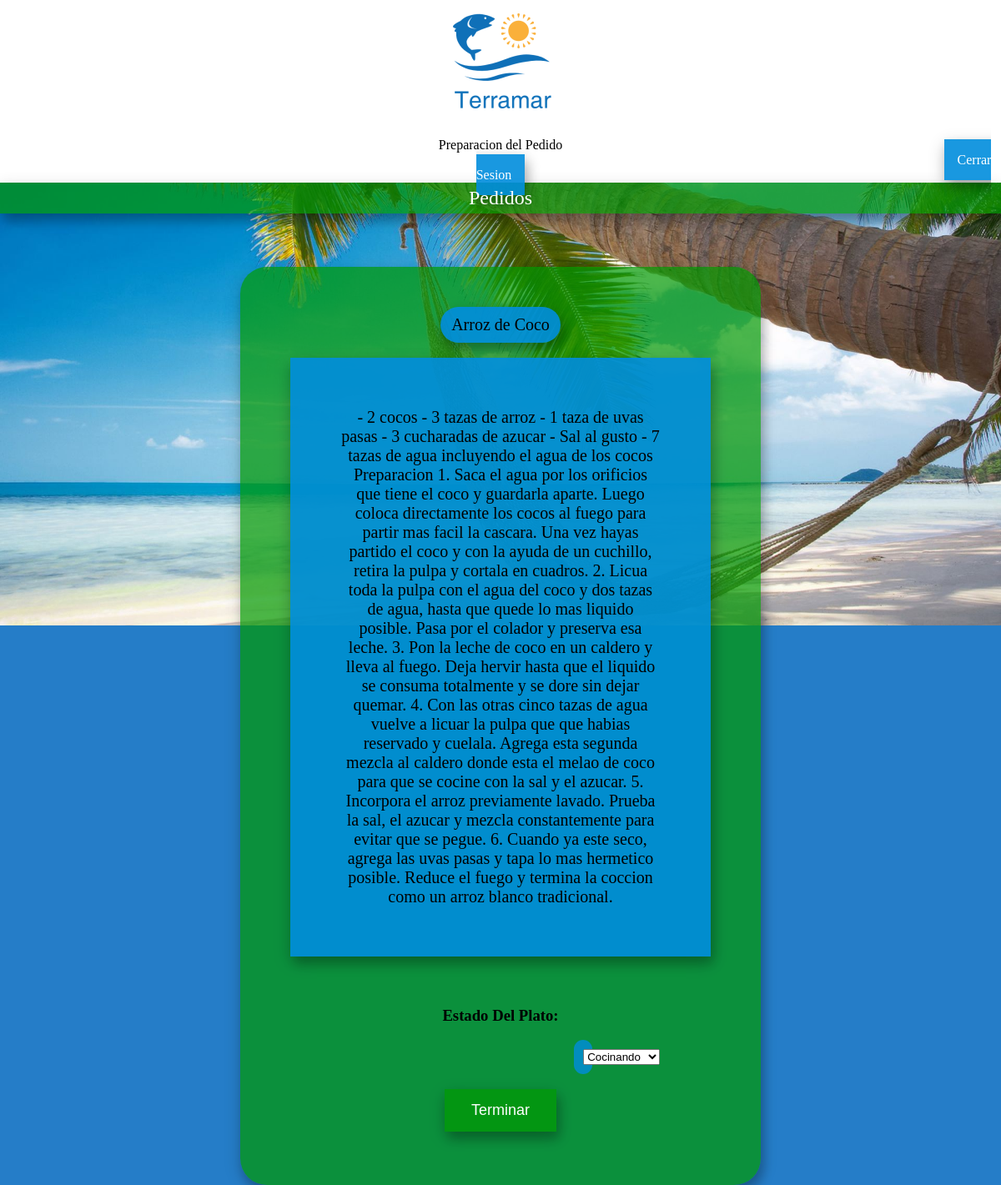
/e.preparacionplato.php?id=12 (signed in), run on the app's committed database.
### tables this page shows
CREATE TABLE `platos` (
  `id_plato` int(11) NOT NULL,
  `nom_plato` varchar(45) NOT NULL,
  `tiempo_preparacion` varchar(11) NOT NULL,
  `preparacion` longtext NOT NULL,
  `precio` int(11) NOT NULL,
  `ruta` text NOT NULL,
  `descripcion` longtext NOT NULL
);

### e.preparacionplato.php (the view, shortened to what this page needs)
<?php
include 'conexion.php';
if ($_SESSION["tipo"] == 2
) {
    ?>
<!DOCTYPE html>
<html lang="es">
<head>
    <link rel="stylesheet" type="text/css" href="css/estilo.css">
</head>
<body>
<center>
<section class="banner">
            <center>
                <img alt="logo" class="logo" src="images/logo.png">
                <p>
Preparacion del Pedido
                </p>
                    <a class="iniciosesion" href="salir.php">
                        Cerrar Sesion
                </a>
                </center>
            </section>
</center>
<nav>
    <ul>
        <li>
        <a href="e.index.php">Pedidos</a>
        </li>
    </ul>
</nav>
<?php
    $id = $_GET['id'];
    $sql      = "SELECT platos.nom_plato,platos.preparacion FROM platos INNER JOIN pedidos ON platos.id_plato = pedidos.id_plato WHERE id_pedido = $id";
    $consulta = $conexion->query($sql) or die("No se dio la consulta");
    while ($fila = mysqli_fetch_array($consulta)) {
        ?>
<article class="imagen-menu3">
<section class="imagen-menu">
<article class="nombre-plato">
<section class="nombre-plato2">
<p>
<?php echo $fila['nom_plato']; ?>
</p>
</section>
</article>
<br>
<p>
<article class="descripcion-menu2">
<section class="descripcion-menu">
<?php echo $fila['preparacion'] ?>
</p>
</section>
</article>
<p><b><h1> Estado Del Plato:</h1></b></p>
<br>
<article class="select">
    <section class="select2">
        <form action="e.procesoplato.php?id=<?php echo $id ; ?>" method="POST">
            <select name="estado">
                <option  value="Cocinando" >Cocinando</option>
            </select>
    </section>
</article>
<br>
            <input class="btn" name="boton"  type="submit" value="Terminar" >
<?php
}
?>
</body>
</html>
<?php
} else {
    echo "<center>";
    echo "No has iniciado sesion.  <br><br> ";
    echo "<a href='iniciosesion.php'>Iniciar La Sesion </a>";
    echo "</center>";
}
?>

### css/estilo.css (style rules this page uses)
* { margin: 0; padding: 0em; }
body { background: #257DC8; background-image: url(../images/fondo.jpg); background-repeat: no-repeat; background-size: 100%; background-attachment: fixed; }
.banner { display: block; text-align: center; background-color: rgb(255, 255, 255); width: 100%; margin: auto; }
.logo { padding: 1em; background: #fff; border-radius: 2.5em; margin-left: 0px; width: 167, 4px; height: 116, 1px; }
ul li { list-style: none; padding: 5px 0px 5px 0px; background: rgb(0, 153, 0, 0.7); box-shadow: 4px 9px 13px 0 rgba(0, 0, 0, 0.2), 0 6px 20px 0 rgba(0, 0, 0, 0.19); text-align: center; width: 100%; margin: auto; }
ul li a { text-decoration: none; color: rgb(255, 255, 255); margin: 10px; padding: 5px; font-size: 1.5em; }
.iniciosesion { text-decoration: none; color: white; margin-left: 1120px; background-color: black; padding: 1em; box-shadow: 4px 9px 13px 0 rgba(0, 0, 0, 0.2), 0 6px 20px 0 rgba(0, 0, 0, 0.19); background-color: rgb(0, 141, 221, 0.9); }
.imagen-menu { text-align: center; padding-top: 3em; background: rgb(0, 153, 0, 0.7); box-shadow: 4px 9px 13px 0 rgba(0, 0, 0, 0.2), 0 6px 20px 0 rgba(0, 0, 0, 0.19); padding-bottom: 4em; border-radius: 2em; }
.imagen-menu3 { padding-top: 4em; padding-left: 18em; padding-right: 18em; border-radius: 3em; }
.descripcion-menu { border-left: 2em; border-right: 9300px; padding: 3em; box-shadow: 4px 9px 13px 0 rgba(0, 0, 0, 0.2), 0 6px 20px 0 rgba(0, 0, 0, 0.19); background-color: rgb(0, 141, 221, 0.9); text-align: center; }
.descripcion-menu2 { padding-left: 3em; padding-right: 3em; padding-bottom: 3em; font-size: 20px; font-style: 'times new roman'; }
.nombre-plato2 { padding-top: 0.5em; padding-bottom: 0.5em; box-shadow: 4px 9px 13px 0 rgba(0, 0, 0, 0.2), 0 6px 20px 0 rgba(0, 0, 0, 0.19); background-color: rgba(0, 141, 221, 0.9); text-align: center; border-radius: 3em; }
.nombre-plato { padding-left: 12em; padding-right: 12em; font-size: 20px; font-family: 'times new roman'; }
.btn { background: rgb(0, 153, 0, 0.7); border: none; color: white; padding: 15px 32px; text-align: center; text-decoration: none; display: inline-block; font-size: 18px; cursor: pointer; box-shadow: 4px 9px 13px 0 rgba(0, 0, 0, 0.2), 0 6px 20px 0 rgba(0, 0, 0, 0.19); -webkit-transition-duration: 1.4s; transition-duration: 0.7s; }
.select { padding-left: 25em; padding-right: 25em; }
.select2 { padding: 0.7em; background-color: rgb(0, 141, 221, 0.8); border-radius: 2em; }

### data on the page
platos: nom_plato "Arroz de Coco", preparacion "- 2 cocos - 3 tazas de arroz - 1 taza de uvas pasas - 3 cucharadas de azucar - Sal al gusto - 7 tazas de agua incluyendo el agua de los cocos Preparacion 1. Saca el agua por los orificios que tiene el coco y guardarla aparte. Luego coloca directamente los cocos al fuego para partir mas facil la cascara. Una vez hayas partido el coco y con la ayuda de un cuchillo, retira la pulpa y cortala en cuadros. 2. Licua toda la pulpa con el agua del coco y dos tazas de agua, hasta que quede lo mas liquido posible. Pasa por el colador y preserva esa leche. 3. Pon la leche de coco en un caldero y lleva al fuego. Deja hervir hasta que el liquido se consuma totalmente y se dore sin dejar quemar. 4. Con…"
